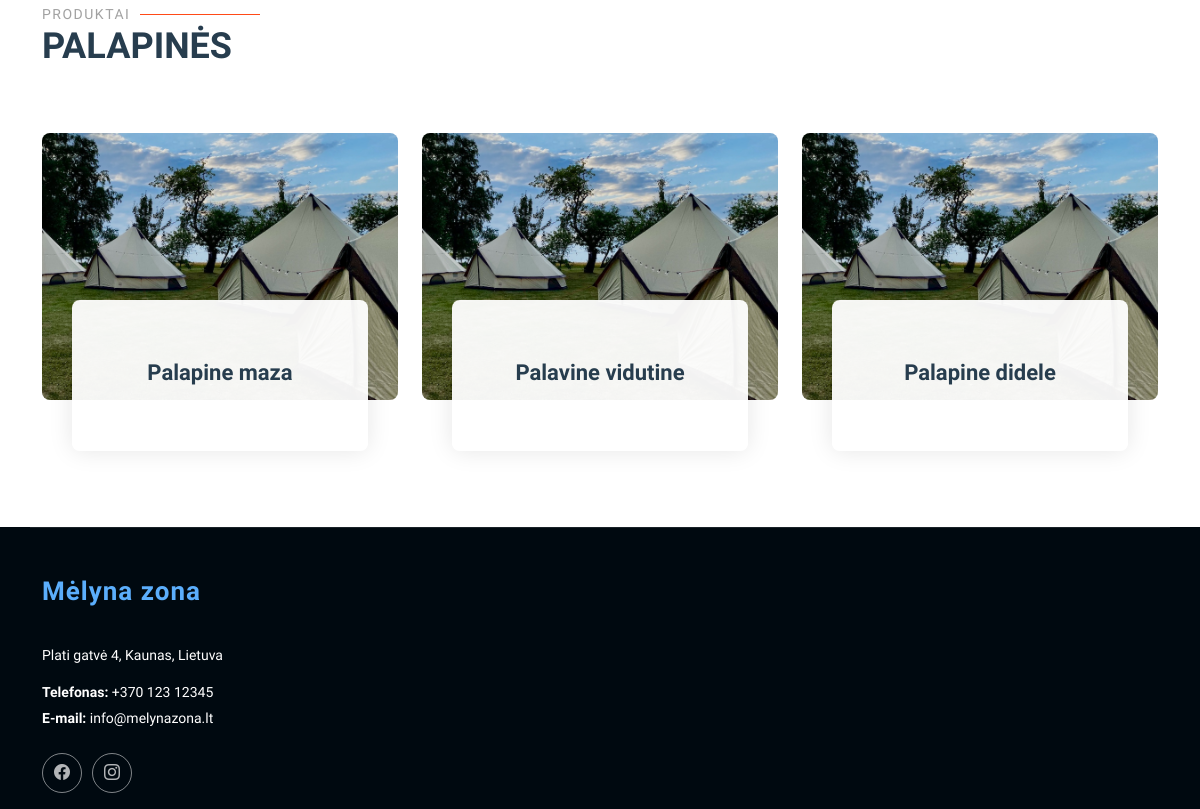
Before: /rent/products/ (lower part) with the older database file.
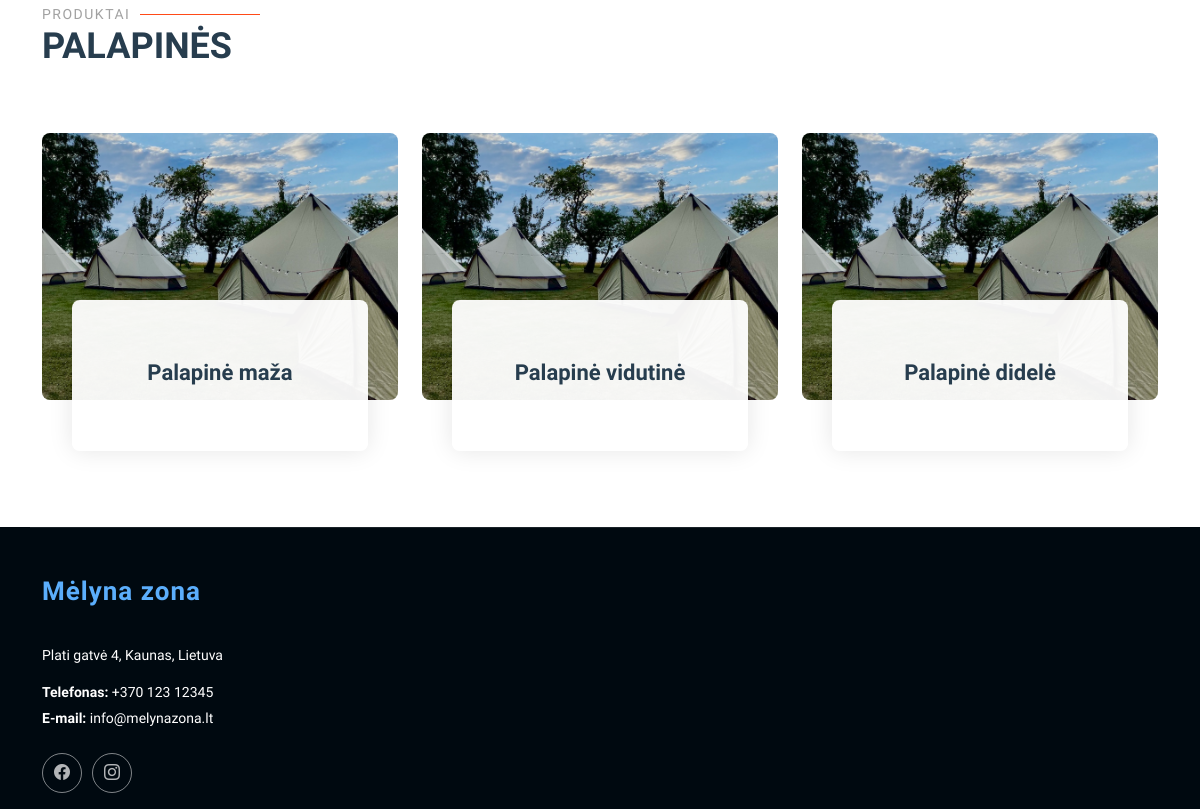
After: the same page with the newer database file.
### rent/models.py (models this page shows)
class Product(models.Model):
    name = models.CharField(verbose_name="Pavadinimas", max_length=100)
    price = models.IntegerField(verbose_name="Kaina", null=True, blank=True, help_text="Paros nuomos kaina")
    description = HTMLField(verbose_name="Aprašymas", max_length=1000, help_text='Trumpas produkto aprašymas', null=True, blank=True, default="")
    inv_no = models.CharField(verbose_name="Invenorizacijos numeris", max_length=100, null=True, blank=True, unique=True,
                              help_text="Veskite invenorizacijos numerį")
    quantity = models.IntegerField(verbose_name="Kiekis", null=True, blank=True, help_text="Kiekis")
    group = models. ForeignKey(to="Group", on_delete=models.SET_NULL, null=True, blank=True, verbose_name="Produktų grupės", help_text="Parinkite kokia grupei priklauso produktas")
    cover = models.ImageField(verbose_name="Paveikslėlis", upload_to='covers', null=True, blank=True)
    def __str__(self):
        return self.name
    class Meta:
        verbose_name = "Prouktas"
        verbose_name_plural = "Produktai"
        ordering = ['inv_no']

### rent/views.py (the view)
# urls.py: path("products/", views.products, name="products"),
def products(request):
    all_products = Product.objects.all()
    lighting_products = all_products.filter(group__name="Apšvietimas")
    furniture_products = all_products.filter(group__name="Baldai")
    tent_products = all_products.filter(group__name="Palapinės")
    lighting_paginator = Paginator(lighting_products, 3)
    furniture_paginator = Paginator(furniture_products, 3)
    tent_paginator = Paginator(tent_products, 3)
    lighting_page_number = request.GET.get('lighting_page', 1)
    furniture_page_number = request.GET.get('furniture_page', 1)
    tent_page_number = request.GET.get('tent_page', 1)
    lighting_page = lighting_paginator.get_page(lighting_page_number)
    furniture_page = furniture_paginator.get_page(furniture_page_number)
    tent_page = tent_paginator.get_page(tent_page_number)
    context = {
        'lighting_page': lighting_page,
        'furniture_page': furniture_page,
        'tent_page': tent_page,
    }
    return render(request, 'products.html', context)

### rent/templates/products.html (shortened to what this page needs)
{% extends "base2.html" %}
{% load i18n %}
{% load static %}
{% block "content" %}
<section id="tent" class="services section">
    <div class="container section-title" data-aos="fade-up">
        <h2>Produktai</h2>
        <p>Palapinės<br></p>
    </div>
    <div class="container" data-aos="fade-up" data-aos-delay="100">
        <div class="row gy-5">
            {% for product in tent_page %}
            <div class="col-lg-4 col-md-6" data-aos="zoom-in" data-aos-delay="200">
                <div class="service-item">
                    <a href="{% url 'product' product.pk %}" class="stretched-link">
                        <div class="img">
                            <img src="{%static 'img/tent.jpeg' %}" class="img-fluid" alt="">
                        </div>
                        <div class="details position-relative">
                            <h3>{{ product }}</h3>
                        </div>
                    </a>
                </div>
            </div>
            {% endfor %}
        </div>
    </div>
</section>
{% endblock %}

### rent/templates/base2.html (shortened to what this page needs)
<!DOCTYPE html>
<html lang="en">
<head>
    {% load static %}
    <link href="{% static 'vendor/bootstrap/css/bootstrap.min.css' %}" rel="stylesheet">
    <link href="{% static 'vendor/bootstrap-icons/bootstrap-icons.css' %}" rel="stylesheet">
    <link href="{% static 'vendor/aos/aos.css' %}" rel="stylesheet">
    <link href="{% static 'vendor/glightbox/css/glightbox.min.css' %}" rel="stylesheet">
    <link href="{% static 'vendor/swiper/swiper-bundle.min.css' %}" rel="stylesheet">
    <link href="{% static 'css/main.css' %}" rel="stylesheet">
</head>
<body class="index-page">
<main class="main">
        {% block "content" %}{% endblock %}
    </main>
    <footer id="footer" class="footer dark-background">
        <div class="container footer-top">
            <div class="row gy-4">
                <div class="col-lg-4 col-md-6 footer-about">
                    <a href="{% url 'index' %}#hero" class="logo d-flex align-items-center">
                        <span class="sitename" style="color: #5baefc">Mėlyna zona</span>
                    </a>
                    <div class="footer-contact pt-3">
                        <p>Plati gatvė 4, Kaunas, Lietuva</p>
                        <p class="mt-3"><strong>Telefonas:</strong> <span>+370 123 12345</span></p>
                        <p><strong>E-mail:</strong> <span>info@melynazona.lt</span></p>
                    </div>
                    <div class="social-links d-flex mt-4">
                        <a href=""><i class="bi bi-facebook"></i></a>
                        <a href=""><i class="bi bi-instagram"></i></a>
                    </div>
                </div>
            </div>
        </div>
    </footer>
</body>
</html>

### rent/static/css/main.css (style rules this page uses)
:root { --default-font: "Roboto", system-ui, -apple-system, "Segoe UI", Roboto, "Helvetica Neue", Arial, "Noto Sans", "Liberation Sans", sans-serif, "Apple Color Emoji", "Segoe UI Emoji", "Segoe UI Symbol", "Noto Color Emoji"; --heading-font: "Raleway", sans-serif; --nav-font: "Inter", sans-serif; }
:root { --background-color: #ffffff; --default-color: #444444; --heading-color: #273d4e; --accent-color: #ff4a17; --surface-color: #ffffff; --contrast-color: #ffffff; }
:root { --nav-color: #e5eaee; --nav-hover-color: #ff4a17; --nav-mobile-background-color: #ffffff; --nav-dropdown-background-color: #ffffff; --nav-dropdown-color: #444444; --nav-dropdown-hover-color: #ff4a17; }
.dark-background { --background-color: #000910; --default-color: #ffffff; --heading-color: #ffffff; --surface-color: #28323a; --contrast-color: #ffffff; }
:root { scroll-behavior: smooth; }
body { color: var(--default-color); background-color: var(--background-color); font-family: var(--default-font); }
a { color: var(--accent-color); text-decoration: none; transition: 0.3s; }
h1, h2, h3, h4, h5, h6 { color: var(--heading-color); font-family: var(--heading-font); }
.footer { color: var(--default-color); background-color: var(--background-color); font-size: 14px; position: relative; }
.footer .footer-top { padding-top: 50px; border-top: 1px solid color-mix(in srgb, var(--default-color), transparent 90%); }
.footer .footer-about .logo { line-height: 1; margin-bottom: 25px; }
.footer .footer-about .logo span { font-size: 26px; font-weight: 700; letter-spacing: 1px; font-family: var(--heading-font); color: var(--heading-color); }
.footer .footer-about p { font-size: 14px; font-family: var(--heading-font); }
.footer .social-links a { display: flex; align-items: center; justify-content: center; width: 40px; height: 40px; border-radius: 50%; border: 1px solid color-mix(in srgb, var(--default-color), transparent 50%); font-size: 16px; color: color-mix(in srgb, var(--default-color), transparent 30%); margin-right: 10px; transition: 0.3s; }
.footer .footer-contact p { margin-bottom: 5px; }
section, .section { color: var(--default-color); background-color: var(--background-color); padding: 60px 0; scroll-margin-top: 90px; overflow: clip; }
.section-title { padding-bottom: 60px; position: relative; }
.section-title h2 { font-size: 14px; font-weight: 500; padding: 0; line-height: 1px; margin: 0; letter-spacing: 1.5px; text-transform: uppercase; color: color-mix(in srgb, var(--default-color), transparent 50%); position: relative; }
.section-title h2::after { content: ""; width: 120px; height: 1px; display: inline-block; background: var(--accent-color); margin: 4px 10px; }
.section-title p { color: var(--heading-color); margin: 0; font-size: 36px; font-weight: 800; text-transform: uppercase; font-family: var(--heading-font); }
.services .img { border-radius: 8px; overflow: hidden; }
.services .img img { transition: 0.6s; }
.services .details { background: color-mix(in srgb, var(--surface-color), transparent 5%); padding: 50px 30px; margin: -100px 30px 0 30px; transition: all ease-in-out 0.3s; position: relative; text-align: center; border-radius: 8px; box-shadow: 0px 0 25px rgba(0, 0, 0, 0.1); }
.services .details h3 { font-weight: 700; margin: 10px 0 15px 0; font-size: 22px; transition: ease-in-out 0.3s; }

Changed rows visible on the page:
changed Product: name "Palapine maza" → "Palapinė maža"
changed Product: name "Palavine vidutine" → "Palapinė vidutinė"
changed Product: name "Palapine didele" → "Palapinė didelė"
